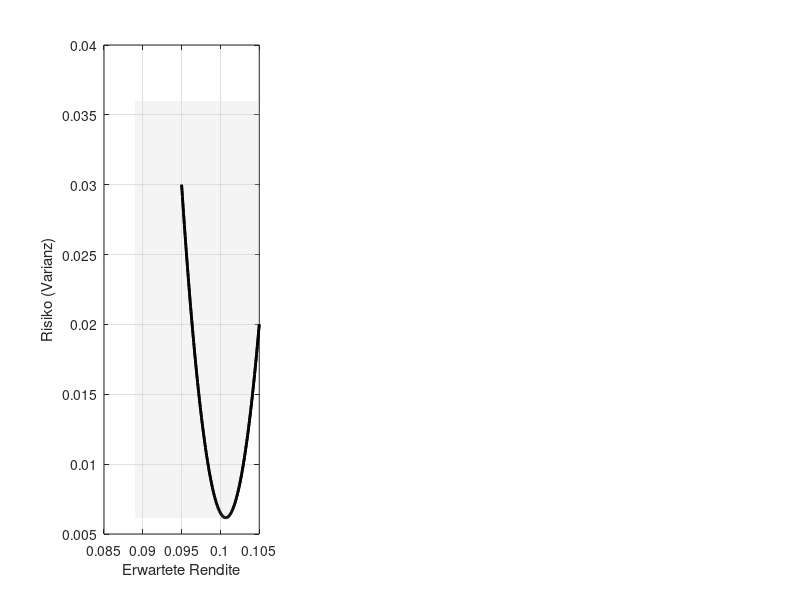

The MATLAB source for this figure: (Note: this script raises an error after producing the figure.)
clc; close all;

%% Daten
r = [0.095; 0.105]; % Rendite
Q = [0.030 -0.012; -0.012 0.020]; % Kovarianz

alpha = 0.75; % Skalierungsfaktor der Unsicherheit

V = [ 0.010  -0.005; % Unsicherheitsrichtungen
      0.020   0.015;
     -0.006   0.012;
      0.000  -0.008 ];

M = 0.4;
D = [ 0   0; % -R^2_+ addieren
     -M   0;   
      0   M ]; 

% Rechteckgrenzen weil wir nicht den ganzen -R^2_+ brauchen
x_min = 0.089; x_max = 0.11;
y_min = 0;    y_max = 0.036;

% Startportfolio
x0 = [0;1];             
eps = 1e-6; % kleine Toleranz
n = length(x0);

%% Plot Figure 1

% Pareto-Front
lambda = linspace(0,1,200); % Diskretisierung
mu = lambda*r(1) + (1-lambda)*r(2); % erwartete Rendite
risk_plot = lambda.^2*Q(1,1) + 2*lambda.*(1-lambda)*Q(1,2) + (1-lambda).^2*Q(2,2); %Varianz

ax(1) = subplot(1,3,1);
plot(mu, risk_plot, 'k', 'LineWidth', 2); % Pareto-Front
hold on;
xlabel('Erwartete Rendite');
ylabel('Risiko (Varianz)');
grid on;

% Dominierte Flächen
mid_idx = 87;
idx_right = mid_idx:length(mu);
idx_left = 1:mid_idx;
X_fill = [mu(idx_left), fliplr(mu(idx_left))];
Y_fill = [risk_plot(idx_left), y_max*ones(size(idx_left))];
fill(X_fill, Y_fill, [0.85 0.85 0.85], 'EdgeColor','none', 'FaceAlpha',0.3);

[~, idx_min_risk] = min(risk_plot); % minimaler Varianzwert
mu_min_risk = mu(idx_min_risk);
risk_min_risk = risk_plot(idx_min_risk);

X_hor = [x_min, mu_min_risk, mu_min_risk, x_min];
Y_hor = [risk_min_risk, risk_min_risk, y_max, y_max];

fill(X_hor, Y_hor, [0.85 0.85 0.85], 'EdgeColor','none', 'FaceAlpha',0.3);

% Pareto_Front erneut zeichnen
plot(mu, risk_plot, 'k', 'LineWidth', 2);

% Ausgewählte Portfolios plotten (f(x))
lambdas_x = 0:0.2:1;
nSteps = length(lambdas_x);

hold on

for k = 1:length(lambdas_x)
    lam = lambdas_x(k);
    mu_x   = lam*r(1) + (1-lam)*r(2);
    risk_x = lam^2*Q(1,1) + 2*lam*(1-lam)*Q(1,2) + (1-lam)^2*Q(2,2);
    color_k = interp1(linspace(0,1,nSteps), parula(nSteps), lam);
    plot(mu_x, risk_x, 'o','MarkerFaceColor', color_k,'MarkerEdgeColor', color_k);
end

hold off

% Achsen und Labels
xlabel('Erwartete Rendite');
ylabel('Risiko (Varianz)');
set(gca,'YDir','reverse'); % invertierte Risikoachse

xlim([x_min + 0.001, x_max - 0.001]);
ylim([y_min + 0.001, y_max - 0.002]);

%% Plot figure 2
ax(2) = subplot(1,3,2);

plot(mu, risk_plot, 'k', 'LineWidth', 2); % Pareto-Front
hold on;
xlabel('Erwartete Rendite');
ylabel('Risiko (Varianz)');
grid on;
fill(X_hor, Y_hor, [0.85 0.85 0.85], 'EdgeColor','none', 'FaceAlpha',0.3); % dominierte PF
fill(X_fill, Y_fill, [0.85 0.85 0.85], 'EdgeColor','none', 'FaceAlpha',0.3);
plot(mu, risk_plot, 'k', 'LineWidth', 2); % Pareto-Front

% Ausgewählte Portfolios plotten (conv(f(x) + delta V)
lambdas_x = 0:0.2:1;
nSteps = length(lambdas_x);

hold on

for k = 1:length(lambdas_x)
    lam = lambdas_x(k);
    mu_x   = lam*r(1) + (1-lam)*r(2);
    risk_x = lam^2*Q(1,1) + 2*lam*(1-lam)*Q(1,2) + (1-lam)^2*Q(2,2);
    f_x = [mu_x; risk_x];

    % delta(x)
    delta = alpha * lam * (1-lam);

    Fx = f_x' + delta * V;
    Fx = unique(Fx,'rows');
    color_k = interp1(linspace(0,1,nSteps), parula(nSteps), lam);

    if size(Fx,1) >= 3
        % 2D: konvexe Hülle
        K = convhull(Fx(:,1), Fx(:,2));
        fill(Fx(K,1), Fx(K,2), color_k,'FaceAlpha', 0.3,'EdgeColor', color_k);
    elseif size(Fx,1) == 2
        % Liniensegment:
        plot(Fx(:,1), Fx(:,2), 'b-', 'LineWidth',2);
    else
        % Einzelpunkt:
        plot(Fx(1,1), Fx(1,2), 'yo', 'MarkerFaceColor',color_k, 'MarkerEdgeColor', color_k);
    end
end

hold off

% Achsen und Labels
xlabel('Erwartete Rendite');
ylabel('Risiko (Varianz)');
set(gca,'YDir','reverse'); % invertierte Risikoachse

xlim([x_min + 0.001, x_max - 0.001]);
ylim([y_min + 0.001, y_max - 0.002]);

%% Plot figure 3
ax(3) = subplot(1,3,3);

plot(mu, risk_plot, 'k', 'LineWidth', 2); % Pareto-Front
hold on;
xlabel('Erwartete Rendite');
ylabel('Risiko (Varianz)');
grid on;

% Ausgewählte Portfolios plotten (F(x))
lambdas_x = 0:0.2:1;
nSteps = length(lambdas_x);

hold on

for k = 1:nSteps
    lam = lambdas_x(k);

    mu_x   = lam*r(1) + (1-lam)*r(2);
    risk_x = lam^2*Q(1,1) + 2*lam*(1-lam)*Q(1,2) + (1-lam)^2*Q(2,2);

    x0 = [lam; (1-lam)];
    Fx = ComputeF(x0, r, Q, V, D, alpha, x_min, x_max, y_min, y_max)';
    
    color_k = interp1(linspace(0,1,nSteps), parula(nSteps), lam);

    if size(Fx,1) >= 3
        K = convhull(Fx(:,1), Fx(:,2));
        fill(Fx(K,1), Fx(K,2), color_k,'FaceAlpha', 0.3,'EdgeColor', color_k);
    end
end

hold off

% Achsen und Labels
xlabel('Erwartete Rendite');
ylabel('Risiko (Varianz)');
set(gca,'YDir','reverse'); % invertierte Risikoachse

xlim([x_min + 0.001, x_max - 0.001]);
ylim([y_min + 0.001, y_max - 0.002]);

% Colorbar einsetzen
nSteps = length(lambdas_x);
cmap = flipud(parula(nSteps));

colormap(cmap)
caxis(ax, [0 1])

for i = 1:3
    pos = ax(i).Position;
    pos(3) = pos(3) * 0.92;
    ax(i).Position = pos;
end

cb = colorbar('Position',[0.93 0.11 0.02 0.78]);
cb.Label.String = '$x_1$';
cb.Label.Interpreter = 'latex';
cb.Ticks = 0:0.2:1;

%% Funktionen

function Fx = ComputeF(x0, r, Q, V, D, alpha, x_min, x_max, y_min, y_max)
   lam = x0(1);
   mu_x0   = lam*r(1) + (1-lam)*r(2); % erwartete Rendite
   risk_x0 = lam^2*Q(1,1) + 2*lam*(1-lam)*Q(1,2) + (1-lam)^2*Q(2,2); % Varianz
   f_x0 = [mu_x0; risk_x0]; % f(x)
   delta_x0 = alpha * lam * (1-lam); % delta(x)

   Fx_base = f_x0' + delta_x0 * V;
   Fx = [];
   for i = 1:size(Fx_base,1)
       Fx = [Fx; Fx_base(i,:) + D];
   end
   Fx = unique(Fx,'rows');

   Fx(:,1) = min(max(Fx(:,1), x_min), x_max); % 'abschneiden' von F(x), weil wir in der Implementierung
   Fx(:,2) = min(max(Fx(:,2), y_min), y_max); % keinen unendlichen Kegel -R^2_+ benötigen, Andeutung reicht
   Fx = [Fx; [x_min,y_max]];
   Fx = Fx';
end
